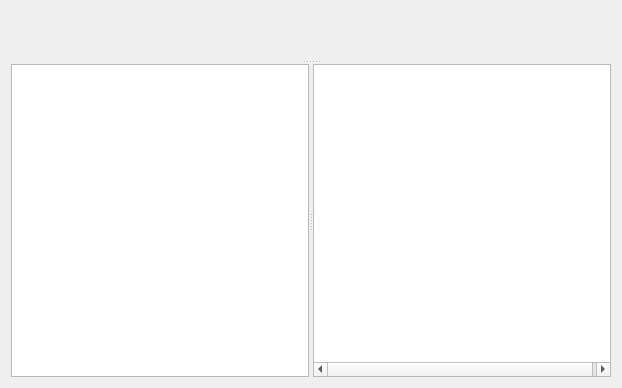
<?xml version="1.0" encoding="UTF-8"?>
<ui version="4.0">
 <class>dialogGraphs</class>
 <widget class="QDialog" name="dialogGraphs">
  <property name="geometry">
   <rect>
    <x>0</x>
    <y>0</y>
    <width>622</width>
    <height>388</height>
   </rect>
  </property>
  <property name="windowTitle">
   <string>Dialog</string>
  </property>
  <layout class="QVBoxLayout" name="verticalLayout">
   <item>
    <widget class="QSplitter" name="splitter_2">
     <property name="orientation">
      <enum>Qt::Vertical</enum>
     </property>
     <widget class="QCustomPlot" name="plot" native="true"/>
     <widget class="QSplitter" name="splitter">
      <property name="orientation">
       <enum>Qt::Horizontal</enum>
      </property>
      <widget class="QTreeWidget" name="treeFiltry">
       <property name="contextMenuPolicy">
        <enum>Qt::CustomContextMenu</enum>
       </property>
       <property name="editTriggers">
        <set>QAbstractItemView::NoEditTriggers</set>
       </property>
       <attribute name="headerVisible">
        <bool>false</bool>
       </attribute>
       <column>
        <property name="text">
         <string notr="true">1</string>
        </property>
       </column>
      </widget>
      <widget class="QTreeWidget" name="treePakety">
       <property name="contextMenuPolicy">
        <enum>Qt::ActionsContextMenu</enum>
       </property>
       <property name="editTriggers">
        <set>QAbstractItemView::NoEditTriggers</set>
       </property>
       <property name="sortingEnabled">
        <bool>true</bool>
       </property>
       <property name="columnCount">
        <number>3</number>
       </property>
       <attribute name="headerVisible">
        <bool>false</bool>
       </attribute>
       <column>
        <property name="text">
         <string notr="true">1</string>
        </property>
       </column>
       <column>
        <property name="text">
         <string notr="true">2</string>
        </property>
       </column>
       <column>
        <property name="text">
         <string notr="true">3</string>
        </property>
       </column>
      </widget>
     </widget>
    </widget>
   </item>
  </layout>
  <action name="actionNew_filter">
   <property name="text">
    <string>New filter</string>
   </property>
  </action>
  <action name="actionDelete_filter">
   <property name="text">
    <string>Delete filter</string>
   </property>
  </action>
  <action name="actionEdit_filter">
   <property name="text">
    <string>Edit filter</string>
   </property>
  </action>
  <action name="actionClear">
   <property name="text">
    <string>Clear</string>
   </property>
  </action>
 </widget>
 <customwidgets>
  <customwidget>
   <class>QCustomPlot</class>
   <extends>QWidget</extends>
   <header>qcustomplot.h</header>
   <container>1</container>
  </customwidget>
 </customwidgets>
 <resources/>
 <connections/>
</ui>
